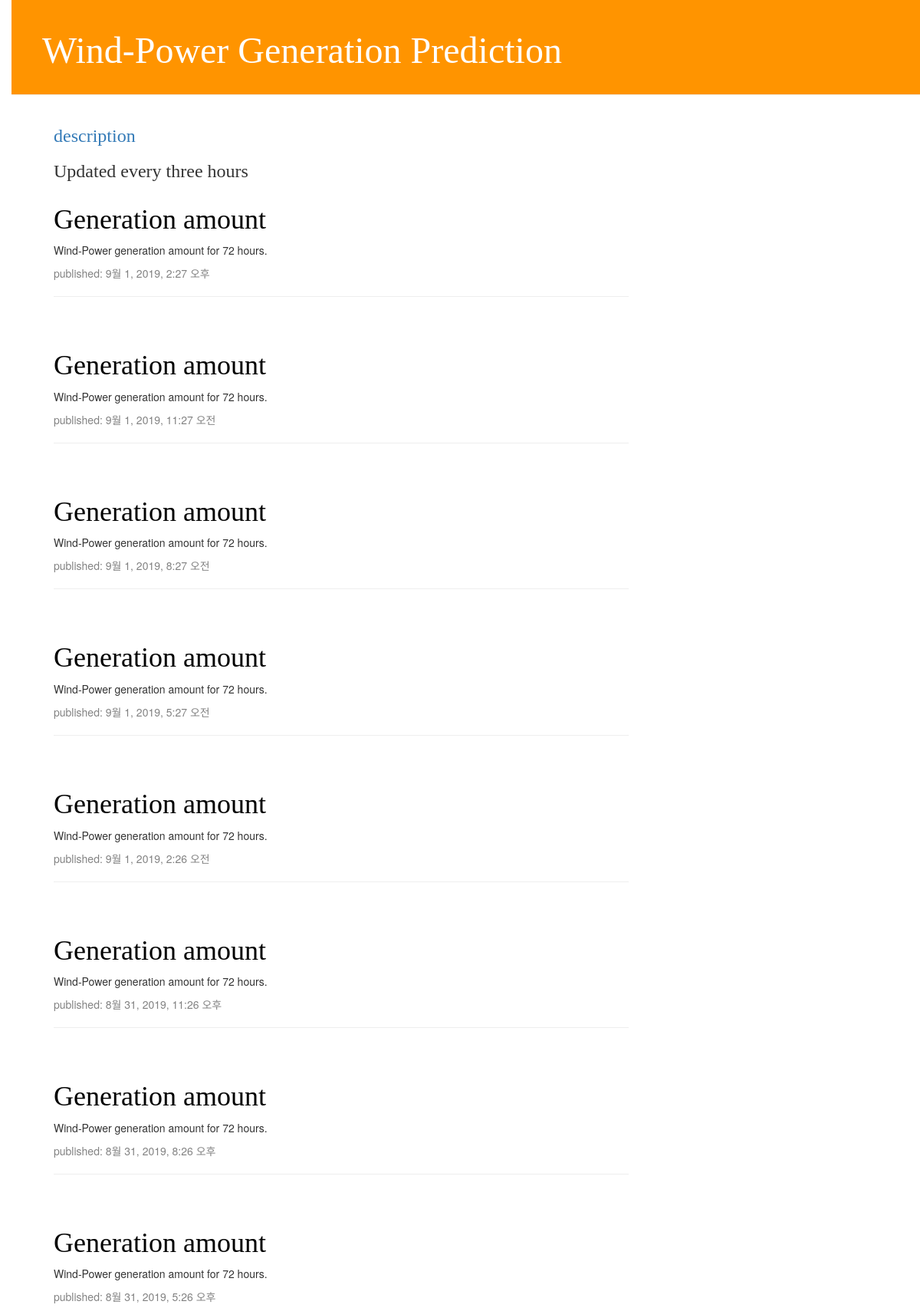
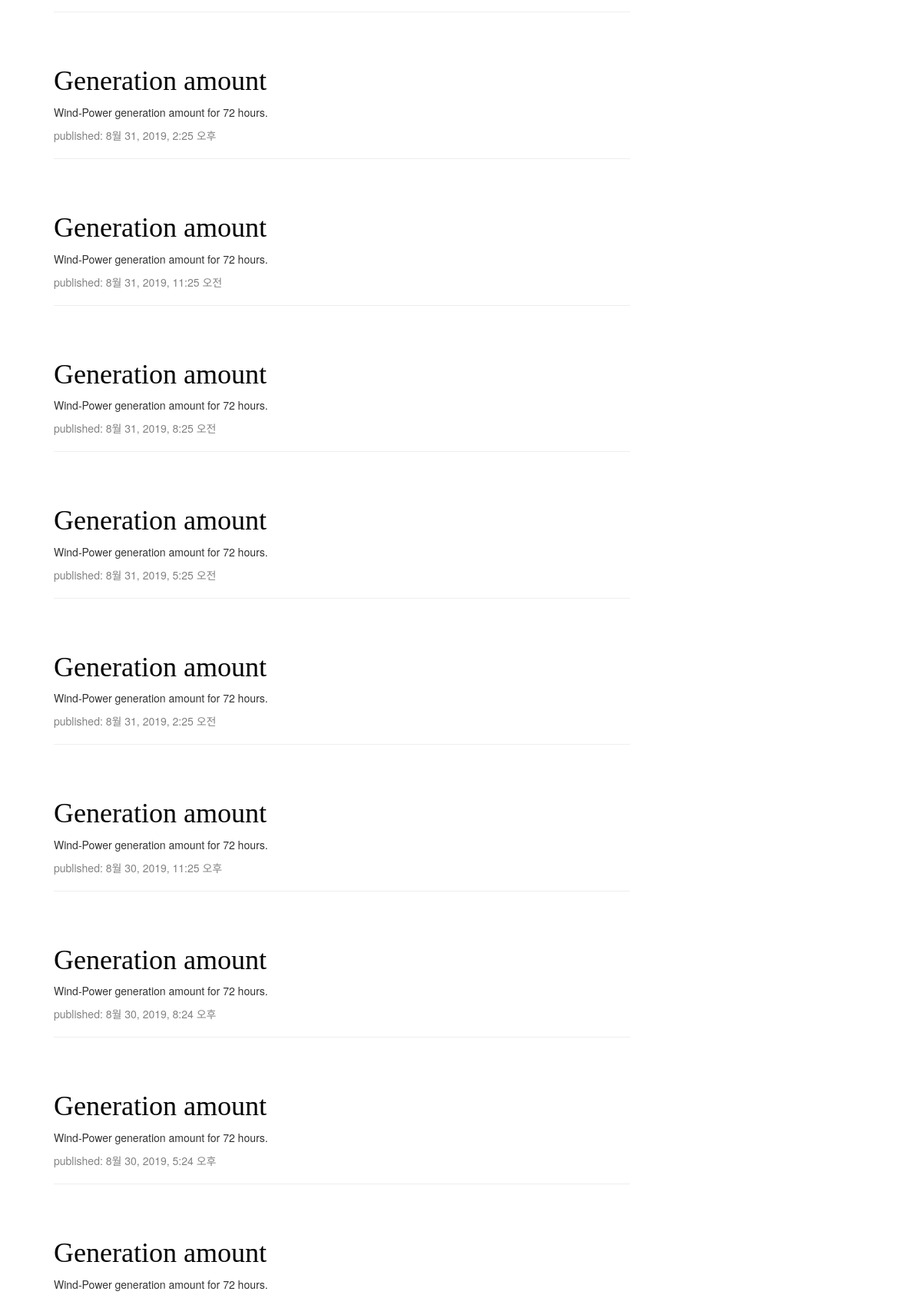
The page / (upper part) on the database its author committed (2 pictures, top to bottom).
### blog/models.py (models this page shows, shortened)
class Post(models.Model):
    author = models.ForeignKey('auth.User', on_delete=models.CASCADE)
    title = models.CharField(max_length=200)
    text = models.TextField()
    photo = models.ImageField(blank=True, upload_to="blog/%Y/%m/%d")
    objects = models.Manager()
    created_date = models.DateTimeField(
            default=timezone.now)
    published_date = models.DateTimeField(
            blank=True, null=True)

### blog/views.py (the view)
# urls.py: path('', views.post_list, name='post_list'),
def post_list(request):
    posts = Post.objects.filter(published_date__lte=timezone.now()).order_by('published_date').reverse()
    return render(request, 'blog/post_list.html', {'posts':posts})

### blog/templates/blog/post_list.html (shortened to what this page needs)
{% load static %}
<html>
    <head>
        <link rel="stylesheet" href="//maxcdn.bootstrapcdn.com/bootstrap/3.2.0/css/bootstrap.min.css">
        <link rel="stylesheet" href="//maxcdn.bootstrapcdn.com/bootstrap/3.2.0/css/bootstrap-theme.min.css">
        <link rel="stylesheet" href="{% static 'css/blog.css' %}">
    </head>
    <body>
        <div class="page-header">
            <h1><a href="/">Wind-Power Generation Prediction</a></h1>
        </div>
        <div class="content container">
                <h3 id='description'><a href="{% static "description.html" %}">description</a></h3>
                <h3>Updated every three hours</h3>
            <div class="row">
                <div class="col-md-8">
                    {% for post in posts %}
                        <div class="post">
                            <h1><a href="">{{ post.title }}</a></h1>
                            <p>{{ post.text|linebreaksbr }}</p>
                            <div class="date">
                                <p>published: {{ post.published_date }}</p>
                            </div>
                            <hr>
                        </div>
                    {% endfor %}
                </div>
            </div>
        </div>
    </body>
</html>

### blog/static/css/blog.css (style rules this page uses)
h1 a { color: #FCA205; font-family: Georgia; }
body { padding-left: 15px; }
.page-header { background-color: #ff9400; margin-top: 0; padding: 20px 20px 20px 40px; }
.page-header h1, .page-header h1 a, .page-header h1 a:visited, .page-header h1 a:active { color: #ffffff; font-size: 36pt; text-decoration: none; }
.content { margin-left: 40px; }
h1, h2, h3, h4 { font-family: "Times New Roman", 'Georgia', serif; }
.date { color: #828282; }
.post { margin-bottom: 70px; }
.post h1 a, .post h1 a:visited { color: #000000; }

### rows shown on the page
Post: title "Generation amount", text "Wind-Power generation amount for 72 hours.", published_date "9월 1, 2019, 2:27 오후"
Post: title "Generation amount", text "Wind-Power generation amount for 72 hours.", published_date "9월 1, 2019, 11:27 오전"
Post: title "Generation amount", text "Wind-Power generation amount for 72 hours.", published_date "9월 1, 2019, 8:27 오전"
Post: title "Generation amount", text "Wind-Power generation amount for 72 hours.", published_date "9월 1, 2019, 5:27 오전"
Post: title "Generation amount", text "Wind-Power generation amount for 72 hours.", published_date "9월 1, 2019, 2:26 오전"
Post: title "Generation amount", text "Wind-Power generation amount for 72 hours.", published_date "8월 31, 2019, 11:26 오후"
Post: title "Generation amount", text "Wind-Power generation amount for 72 hours.", published_date "8월 31, 2019, 8:26 오후"
Post: title "Generation amount", text "Wind-Power generation amount for 72 hours.", published_date "8월 31, 2019, 5:26 오후"
Post: title "Generation amount", text "Wind-Power generation amount for 72 hours.", published_date "8월 31, 2019, 2:25 오후"
Post: title "Generation amount", text "Wind-Power generation amount for 72 hours.", published_date "8월 31, 2019, 11:25 오전"
Post: title "Generation amount", text "Wind-Power generation amount for 72 hours.", published_date "8월 31, 2019, 8:25 오전"
Post: title "Generation amount", text "Wind-Power generation amount for 72 hours.", published_date "8월 31, 2019, 5:25 오전"
Post: title "Generation amount", text "Wind-Power generation amount for 72 hours.", published_date "8월 31, 2019, 2:25 오전"
Post: title "Generation amount", text "Wind-Power generation amount for 72 hours.", published_date "8월 30, 2019, 11:25 오후"
Post: title "Generation amount", text "Wind-Power generation amount for 72 hours.", published_date "8월 30, 2019, 8:24 오후"
Post: title "Generation amount", text "Wind-Power generation amount for 72 hours.", published_date "8월 30, 2019, 5:24 오후"
Post: title "Generation amount", text "Wind-Power generation amount for 72 hours."
